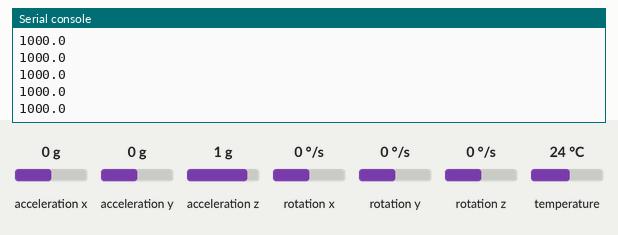
This program was run on a simulated ESP8266 board running MicroPython. Shown: the last lines printed to the serial console. The test bench sets the inputs (shaded band); at power-on: acceleration x 0 g, acceleration y 0 g, acceleration z 1 g, rotation x 0 °/s, rotation y 0 °/s, rotation z 0 °/s, temperature 24 °C. Library files of the repository ran but are not shown: mpu6050.py.

Above: at 1.2 s.
1.3 s: acceleration x set to -1.4 g
At 1.32 s:
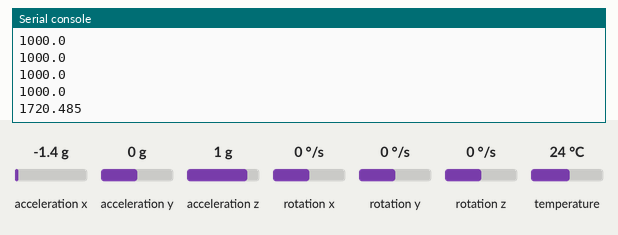
2.8 s: acceleration y set to -1.4 g
At 2.84 s:
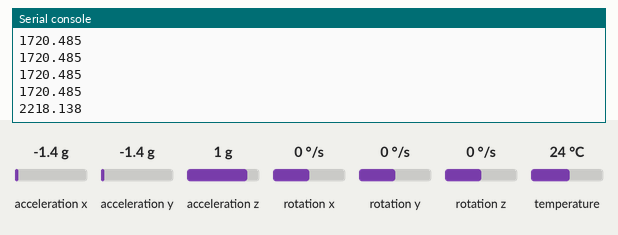
4.3 s: acceleration z set to -1.4 g
At 4.36 s:
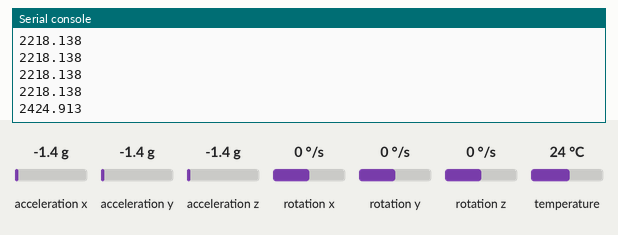
Timing chart, 0 to 7.3 s (numbered marks = the images above; inputs shaded):
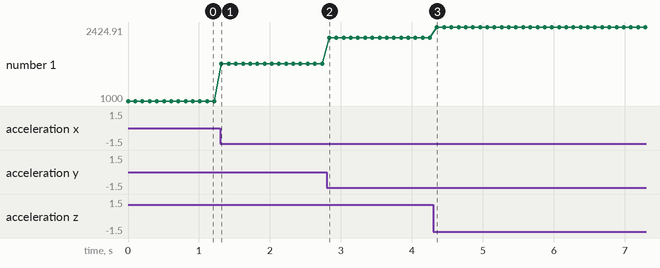

Measured:
- after the input at 1.3 s, the serial console: prints a new line at once (image 1)
- after the input at 2.8 s, the serial console: prints a new line at once (image 2)
- after the input at 4.3 s, the serial console: prints a new line after 0.05 s (image 3)
- plotted number 1: 1000 → 1720.48 after the input at 1.3 s, 1720.48 → 2218.14 after the input at 2.8 s, 2218.14 → 2424.91 after the input at 4.3 s

The program:

showMpu6050.py
```python
from machine import I2C, Pin
import mpu6050
import time
import math

i2c = I2C(scl=Pin(5), sda=Pin(4))
accelerometer = mpu6050.accel(i2c)

def showMpu():
 while True:
  w=accelerometer.get_values()
  ax=w['AcX']
  ay=w['AcY']
  az=w['AcZ']
  gz=w['GyZ']
  gy=w['GyY']
  gx=w['GyX']
  temperature=w['Tmp']

  #absolute value in milli g
  a_mg=math.sqrt(ax*ax+ay*ay+az*az)/16.384

  print(a_mg)
  #print(ax,ay,az)
  #print(gx,gy,gz)
  time.sleep(0.1)


showMpu()

# you can use the Arduino IDE built in plotter to visualize the data
# baud=115200
```
